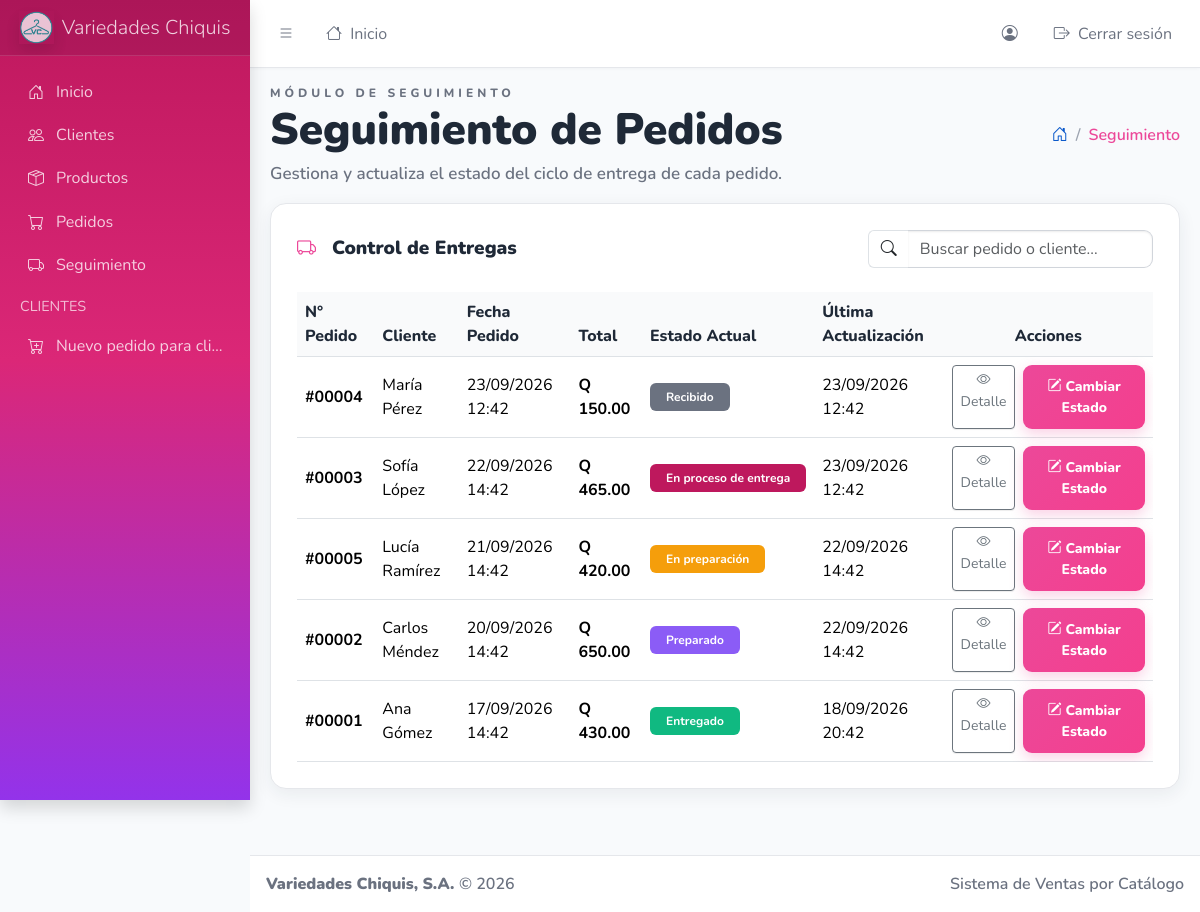
/seguimiento/index.php, run on the app's committed database.
### tables this page shows
CREATE TABLE seguimiento_pedido(
    id_seguimiento INT AUTO_INCREMENT PRIMARY KEY,
    id_pedido INT NOT NULL,
    id_estado INT NOT NULL,
    id_usuario INT NULL,
    fecha_hora DATETIME NOT NULL DEFAULT CURRENT_TIMESTAMP,
    observacion VARCHAR(500),

    CONSTRAINT fk_seguimiento_pedidos FOREIGN KEY(id_pedido) REFERENCES pedidos(id_pedido),
    CONSTRAINT fk_seguimiento_estados FOREIGN KEY(id_estado) REFERENCES estados_pedido(id_estado),
    CONSTRAINT fk_seguimiento_usuarios FOREIGN KEY(id_usuario) REFERENCES usuarios(id_usuario)
);

CREATE TABLE pedidos(
    id_pedido INT AUTO_INCREMENT PRIMARY KEY,
    id_cliente INT NOT NULL,
    direccion_entrega VARCHAR(255),
    fecha_pedido DATETIME NOT NULL DEFAULT CURRENT_TIMESTAMP,
    total DECIMAL(10,2) NOT NULL DEFAULT 0,
    cargo_cancelacion DECIMAL(10,2) NOT NULL DEFAULT 0.00,
    observaciones VARCHAR(500),

    CONSTRAINT chk_pedidos_total CHECK(total >= 0),

    CONSTRAINT fk_pedidos_clientes FOREIGN KEY(id_cliente) REFERENCES clientes(id_cliente)
);

CREATE TABLE estados_pedido(
    id_estado INT AUTO_INCREMENT PRIMARY KEY,
    nombre VARCHAR(50) NOT NULL UNIQUE,
    orden INT NOT NULL UNIQUE
);

### seguimiento/index.php (the view, shortened to what this page needs)
<?php
$conexion = Database::getConnection();
$pedidos = [];
$resPedidos = mysqli_query($conexion, "CALL sp_seguimiento_listar()");
if ($resPedidos) {
    $pedidos = mysqli_fetch_all($resPedidos, MYSQLI_ASSOC);
}
include '../includes/header.php';
include '../includes/navbar.php';
include '../includes/sidebar.php';
?>
<main class="app-main">
    <div class="app-content-header">
        <div class="container-fluid">
            <div class="row align-items-center">
                <div class="col-sm-8">
                    <span class="page-eyebrow">MÓDULO DE SEGUIMIENTO</span>
                    <h1 class="page-title">Seguimiento de Pedidos</h1>
                    <p class="page-description">
                        Gestiona y actualiza el estado del ciclo de entrega de cada pedido.
                    </p>
                </div>
                <div class="col-sm-4">
                    <ol class="breadcrumb float-sm-end mb-0">
                        <li class="breadcrumb-item">
                            <a href="/index.php"><i class="bi bi-house-door"></i></a>
                        </li>
                        <li class="breadcrumb-item active">Seguimiento</li>
                    </ol>
                </div>
            </div>
        </div>
    </div>
    <div class="app-content">
        <div class="container-fluid">
            <div class="dashboard-card mb-4">
                <div class="d-flex flex-column flex-md-row justify-content-between align-items-md-center gap-3 mb-4">
                    <h3 class="section-title mb-0">
                        <i class="bi bi-truck me-2"></i> Control de Entregas
                    </h3>
                    <div class="col-12 col-md-4">
                        <div class="input-group">
                            <span class="input-group-text bg-white border-end-0"><i class="bi bi-search"></i></span>
                            <input type="text" id="filtroBuscar" class="form-control border-start-0" placeholder="Buscar pedido o cliente...">
                        </div>
                    </div>
                </div>
                <div class="table-responsive">
                    <table class="table table-hover align-middle mb-0" id="tablaSeguimiento">
                        <thead style="background-color: #FCE7F3; color: #1F2937;">
                            <tr>
                                <th>N° Pedido</th>
                                <th>Cliente</th>
                                <th>Fecha Pedido</th>
                                <th>Total</th>
                                <th>Estado Actual</th>
                                <th>Última Actualización</th>
                                <th class="text-center">Acciones</th>
                            </tr>
                        </thead>
                        <tbody>
                            <?php if (!empty($pedidos)): ?>
                                <?php foreach ($pedidos as $p): ?>
                                    <tr>
                                        <td><strong>#<?= str_pad($p['id_pedido'], 5, '0', STR_PAD_LEFT) ?></strong></td>
                                        <td><?= htmlspecialchars($p['cliente']) ?></td>
                                        <td><?= date('d/m/Y H:i', strtotime($p['fecha_pedido'])) ?></td>
                                        <td><strong>Q <?= number_format($p['total'], 2) ?></strong></td>
                                        <td>
                                            <span class="badge px-3 py-2 badge-estado-<?= $p['id_estado'] ?? '1' ?>">
                                                <?= htmlspecialchars($p['estado'] ?? 'Recibido') ?>
                                            </span>
                                        </td>
                                        <td><?= $p['ultima_actualizacion'] ? date('d/m/Y H:i', strtotime($p['ultima_actualizacion'])) : 'Sin registros' ?></td>
                                        <td class="text-center">
                                            <div class="d-flex justify-content-center gap-2">
                                                <a href="detalle.php?id=<?= $p['id_pedido'] ?>" class="btn btn-sm btn-outline-secondary" title="Ver Historial">
                                                    <i class="bi bi-eye"></i> Detalle
                                                </a>
                                                <button type="button"
                                                        class="btn btn-sm btn-chiquis btn-modal-estado"
                                                        data-id="<?= $p['id_pedido'] ?>"
                                                        data-estado="<?= $p['id_estado'] ?>"
                                                        data-bs-toggle="modal"
                                                        data-bs-target="#modalCambiarEstado"
                                                        data-toggle="modal"
                                                        data-target="#modalCambiarEstado">
                                                    <i class="bi bi-pencil-square"></i> Cambiar Estado
                                                </button>
                                            </div>
                                        </td>
                                    </tr>
                                <?php endforeach; ?>
                            <?php else: ?>
                                <tr>
                                    <td colspan="7" class="text-center text-muted py-4">No hay pedidos registrados en el sistema.</td>
                                </tr>
                            <?php endif; ?>
                        </tbody>
                    </table>
                </div>
            </div>
        </div>
    </div>
</main>
<?php include '../includes/footer.php'; ?>

### includes/header.php (shortened to what this page needs)
<!doctype html>
<html lang="es" data-bs-theme="light">
<head>
    <link
        rel="stylesheet"
        href="/css/bootstrap.min.css"
    >
    <link
        rel="stylesheet"
        href="https://cdn.jsdelivr.net/npm/bootstrap-icons@1.13.1/font/bootstrap-icons.min.css"
    >
    <link
        rel="stylesheet"
        href="/css/adminlte.min.css"
    >
    <link
        rel="stylesheet"
        href="/css/styles.css"
    >
</head>
<body class="layout-fixed sidebar-expand-lg">
<div class="app-wrapper">

### includes/navbar.php (shortened to what this page needs)
<?php
$esCliente = isset($_SESSION['rol']) && $_SESSION['rol'] === 'Cliente';
$rutaInicio = $esCliente ? '/portal-cliente/catalogo.php' : '/index.php';
?>
<nav class="app-header navbar navbar-expand bg-body">
    <div class="container-fluid">
        <ul class="navbar-nav">
            <li class="nav-item">
                <a class="nav-link" data-lte-toggle="sidebar" href="#" role="button" aria-label="Abrir menú">
                    <i class="bi bi-list"></i>
                </a>
            </li>
            <li class="nav-item">
                <a href="<?= $rutaInicio ?>" class="nav-link">
                    <i class="bi <?= $esCliente ? 'bi-grid' : 'bi-house' ?> me-1"></i>
                    <span class="d-none d-sm-inline"><?= $esCliente ? 'Catálogo' : 'Inicio' ?></span>
                </a>
            </li>
        </ul>
        <ul class="navbar-nav ms-auto align-items-center">
            <li class="nav-item">
                <span class="nav-link">
                    <i class="bi bi-person-circle me-1"></i>
                </span>
            </li>
            <li class="nav-item">
                <a href="/logout.php" class="nav-link" title="Cerrar sesión">
                    <i class="bi bi-box-arrow-right me-1"></i>
                    <span class="d-none d-sm-inline">Cerrar sesión</span>
                </a>
            </li>
        </ul>
    </div>
</nav>

### includes/sidebar.php (shortened to what this page needs)
<?php
$esCliente = isset($_SESSION['rol']) && $_SESSION['rol'] === 'Cliente';
$rutaInicio = $esCliente ? '/portal-cliente/catalogo.php' : '/index.php';
?>
<aside class="app-sidebar sidebar-chiquis shadow" data-bs-theme="dark">
    <div class="sidebar-brand">
        <a href="<?= $rutaInicio ?>" class="brand-link">
            <img
                src="/assets/img/AdminLTELogo.png"
                alt="Variedades Chiquis"
                class="brand-image opacity-75 shadow"
            >
            <span class="brand-text fw-light">Variedades Chiquis</span>
        </a>
    </div>
    <div class="sidebar-wrapper">
        <nav class="mt-2">
            <ul class="nav sidebar-menu flex-column" data-lte-toggle="treeview" data-accordion="false">
                <?php if ($esCliente): ?>
                    <li class="nav-item">
                        <a href="/portal-cliente/catalogo.php" class="nav-link">
                            <i class="nav-icon bi bi-grid"></i>
                            <p>Catálogo</p>
                        </a>
                    </li>
                    <li class="nav-item">
                        <a href="/portal-cliente/pedido.php" class="nav-link">
                            <i class="nav-icon bi bi-cart"></i>
                            <p>Carrito</p>
                        </a>
                    </li>
                    <li class="nav-item">
                        <a href="/portal-cliente/seguimiento.php" class="nav-link">
                            <i class="nav-icon bi bi-truck"></i>
                            <p>Seguimiento</p>
                        </a>
                    </li>
                <?php else: ?>
                    <li class="nav-item">
                        <a href="<?= $rutaInicio ?>" class="nav-link">
                            <i class="nav-icon bi bi-house-door"></i>
                            <p>Inicio</p>
                        </a>
                    </li>
                    <li class="nav-item">
                        <a href="/clientes/index.php" class="nav-link">
                            <i class="nav-icon bi bi-people"></i>
                            <p>Clientes</p>
                        </a>
                    </li>
                    <li class="nav-item">
                        <a href="/productos/index.php" class="nav-link">
                            <i class="nav-icon bi bi-box-seam"></i>
                            <p>Productos</p>
                        </a>
                    </li>
                    <li class="nav-item">
                        <a href="/pedidos/index.php" class="nav-link">
                            <i class="nav-icon bi bi-cart"></i>
                            <p>Pedidos</p>
                        </a>
                    </li>
                    <li class="nav-item">
                        <a href="/seguimiento/index.php" class="nav-link">
                            <i class="nav-icon bi bi-truck"></i>
                            <p>Seguimiento</p>
                        </a>
                    </li>
                    <li class="nav-header">CLIENTES</li>
                    <li class="nav-item">
                        <a href="/pedidos/crear.php" class="nav-link">
                            <i class="nav-icon bi bi-cart-plus"></i>
                            <p>Nuevo pedido para cliente</p>
                        </a>
                    </li>
                <?php endif; ?>
            </ul>
        </nav>
    </div>
</aside>

### includes/footer.php (shortened to what this page needs)
<footer class="app-footer">
    <div class="float-end d-none d-sm-inline">
        Sistema de Ventas por Catálogo
    </div>
    <strong>
        Variedades Chiquis, S.A.
    </strong>
    &copy; <?= date('Y'); ?>
</footer>
</div>
</body>
</html>

### css/styles.css (style rules this page uses)
:root { --chiquis-primary: #EC4899; --chiquis-primary-dark: #BE185D; --chiquis-secondary: #8B5CF6; --chiquis-background: #F8FAFC; --chiquis-surface: #FFFFFF; --chiquis-sidebar: #20242B; --chiquis-sidebar-light: #293548; --chiquis-text: #1F2937; --chiquis-text-secondary: #6B7280; --chiquis-border: #E5E7EB; --chiquis-success: #10B981; --chiquis-warning: #F59E0B; --chiquis-danger: #EF4444; --chiquis-blue: #3B82F6; }
html, body, button, input, select, textarea { font-family: 'Nunito', sans-serif !important; }
body { background: var(--chiquis-background); color: var(--chiquis-text); }
.sidebar-chiquis { background: linear-gradient( 180deg, #BE185D 0%, #DB2777 45%, #9333EA 100% ) !important; }
.sidebar-chiquis .sidebar-brand { background: rgba(126, 20, 75, 0.28) !important; border-bottom: 1px solid rgba(255, 255, 255, 0.12); }
.sidebar-chiquis .nav-link { color: rgba(255, 255, 255, 0.78) !important; }
.sidebar-chiquis .nav-link .nav-icon { color: rgba(255, 255, 255, 0.78) !important; }
.sidebar-chiquis .nav-header { color: rgba(255, 255, 255, 0.70) !important; }
.app-header { min-height: 68px; background: #FFFFFF !important; border-bottom: 1px solid var(--chiquis-border); box-shadow: 0 1px 3px rgba(31, 41, 55, 0.03); }
.app-header .nav-link { color: var(--chiquis-text-secondary); }
.app-main { background: var(--chiquis-background) !important; }
.app-content-header { padding-top: 28px; padding-bottom: 20px; }
.app-content { padding-bottom: 30px; }
.page-eyebrow { display: block; color: var(--chiquis-text-secondary); margin-bottom: 5px; font-size: 12px; font-weight: 800; letter-spacing: 4px; }
.page-title { color: var(--chiquis-text); margin: 0; font-size: clamp(30px, 4vw, 44px); line-height: 1.05; font-weight: 900; }
.page-description { color: var(--chiquis-text-secondary); margin: 8px 0 0; font-size: 17px; font-weight: 600; }
.breadcrumb { --bs-breadcrumb-divider-color: #9CA3AF; }
.breadcrumb-item { color: var(--chiquis-text-secondary); font-weight: 600; }
.breadcrumb-item.active { color: var(--chiquis-primary); }
.dashboard-card { height: 100%; padding: 26px; background: var(--chiquis-surface); border: 1px solid var(--chiquis-border); border-radius: 16px; box-shadow: 0 5px 18px rgba(31, 41, 55, 0.07); }
.btn-chiquis { padding: 11px 24px; color: #FFFFFF; background: linear-gradient(135deg, #EC4899, #F43F8E); border: none; border-radius: 9px; font-weight: 800; box-shadow: 0 5px 14px rgba(236, 72, 153, 0.25); transition: transform 0.2s ease, box-shadow 0.2s ease, background 0.2s ease; }
.section-title { display: flex; align-items: center; gap: 8px; margin-bottom: 20px; color: var(--chiquis-text); font-size: 19px; font-weight: 900; }
.section-title i { color: var(--chiquis-primary); }
.form-control, .form-select { border-color: #D1D5DB; border-radius: 9px; }
.table { --bs-table-bg: transparent; }
.table thead th { color: var(--chiquis-text); background: #F9FAFB; font-weight: 800; }
.app-footer { background: #FFFFFF !important; color: var(--chiquis-text-secondary); border-top: 1px solid var(--chiquis-border); font-weight: 600; }

### seguimiento/index.php (style rules this page uses)
.badge-estado-1 { background-color: #6B7280; color: #fff; }
.badge-estado-2 { background-color: #F59E0B; color: #fff; }
.badge-estado-3 { background-color: #8B5CF6; color: #fff; }
.badge-estado-5 { background-color: #BE185D; color: #fff; }
.badge-estado-6 { background-color: #10B981; color: #fff; }
.btn-chiquis { background-color: #EC4899; color: #ffffff; border: none; transition: all 0.2s ease-in-out; }

### data on the page
seguimiento_pedido: id_pedido.id_pedido "00004", cliente "María Pérez", id_pedido.fecha_pedido "23/09/2026 12:42", id_pedido.total "150.00", id_estado.nombre "Recibido", fecha_hora "23/09/2026 12:42"
seguimiento_pedido: id_pedido.id_pedido "00003", cliente "Sofía López", id_pedido.fecha_pedido "22/09/2026 14:42", id_pedido.total "465.00", id_estado.nombre "En proceso de entrega", fecha_hora "23/09/2026 12:42"
seguimiento_pedido: id_pedido.id_pedido "00005", cliente "Lucía Ramírez", id_pedido.fecha_pedido "21/09/2026 14:42", id_pedido.total "420.00", id_estado.nombre "En preparación", fecha_hora "22/09/2026 14:42"
seguimiento_pedido: id_pedido.id_pedido "00002", cliente "Carlos Méndez", id_pedido.fecha_pedido "20/09/2026 14:42", id_pedido.total "650.00", id_estado.nombre "Preparado", fecha_hora "22/09/2026 14:42"
seguimiento_pedido: id_pedido.id_pedido "00001", cliente "Ana Gómez", id_pedido.fecha_pedido "17/09/2026 14:42", id_pedido.total "430.00", id_estado.nombre "Entregado", fecha_hora "18/09/2026 20:42"
